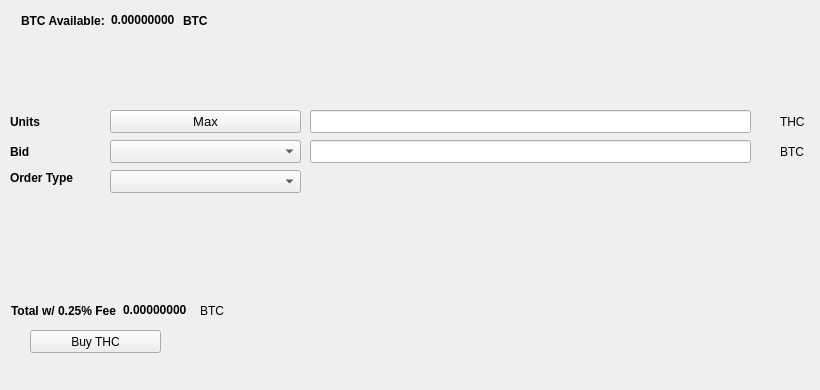
   <widget class="QWidget" name="BuyTab">
    <attribute name="title">
     <string>Buy</string>
    </attribute>
    <widget class="QPushButton" name="BuyTHC">
     <property name="geometry">
      <rect>
       <x>30</x>
       <y>330</y>
       <width>131</width>
       <height>23</height>
      </rect>
     </property>
     <property name="text">
      <string>Buy THC</string>
     </property>
     <property name="icon">
      <iconset resource="../hempcoin.qrc">
       <normaloff>:/icons/bitcoin</normaloff>:/icons/bitcoin</iconset>
     </property>
    </widget>
    <widget class="QLabel" name="label_3">
     <property name="geometry">
      <rect>
       <x>10</x>
       <y>110</y>
       <width>46</width>
       <height>23</height>
      </rect>
     </property>
     <property name="font">
      <font>
       <weight>75</weight>
       <bold>true</bold>
      </font>
     </property>
     <property name="text">
      <string>Units</string>
     </property>
    </widget>
    <widget class="QLineEdit" name="UnitsInput">
     <property name="geometry">
      <rect>
       <x>310</x>
       <y>110</y>
       <width>441</width>
       <height>23</height>
      </rect>
     </property>
     <property name="font">
      <font>
       <pointsize>9</pointsize>
       <weight>75</weight>
       <bold>true</bold>
      </font>
     </property>
    </widget>
    <widget class="QLineEdit" name="BuyBidPriceEdit">
     <property name="geometry">
      <rect>
       <x>310</x>
       <y>140</y>
       <width>441</width>
       <height>23</height>
      </rect>
     </property>
     <property name="font">
      <font>
       <pointsize>9</pointsize>
       <weight>75</weight>
       <bold>true</bold>
      </font>
     </property>
    </widget>
    <widget class="QLabel" name="label_4">
     <property name="geometry">
      <rect>
       <x>780</x>
       <y>110</y>
       <width>31</width>
       <height>23</height>
      </rect>
     </property>
     <property name="text">
      <string>THC</string>
     </property>
    </widget>
    <widget class="QLabel" name="label_5">
     <property name="geometry">
      <rect>
       <x>780</x>
       <y>140</y>
       <width>31</width>
       <height>23</height>
      </rect>
     </property>
     <property name="text">
      <string>BTC</string>
     </property>
    </widget>
    <widget class="QLabel" name="label_6">
     <property name="geometry">
      <rect>
       <x>10</x>
       <y>140</y>
       <width>46</width>
       <height>23</height>
      </rect>
     </property>
     <property name="font">
      <font>
       <weight>75</weight>
       <bold>true</bold>
      </font>
     </property>
     <property name="text">
      <string>Bid</string>
     </property>
    </widget>
    <widget class="QLabel" name="label_7">
     <property name="geometry">
      <rect>
       <x>10</x>
       <y>170</y>
       <width>91</width>
       <height>16</height>
      </rect>
     </property>
     <property name="font">
      <font>
       <weight>75</weight>
       <bold>true</bold>
      </font>
     </property>
     <property name="text">
      <string>Order Type</string>
     </property>
    </widget>
    <widget class="QPushButton" name="Buy_Max_Amount">
     <property name="geometry">
      <rect>
       <x>110</x>
       <y>110</y>
       <width>191</width>
       <height>23</height>
      </rect>
     </property>
     <property name="font">
      <font>
       <pointsize>10</pointsize>
      </font>
     </property>
     <property name="text">
      <string>Max</string>
     </property>
    </widget>
    <widget class="QComboBox" name="BuyBidcomboBox">
     <property name="geometry">
      <rect>
       <x>110</x>
       <y>140</y>
       <width>191</width>
       <height>23</height>
      </rect>
     </property>
     <property name="font">
      <font>
       <pointsize>10</pointsize>
      </font>
     </property>
    </widget>
    <widget class="QComboBox" name="buyOrdertypeCombo">
     <property name="geometry">
      <rect>
       <x>110</x>
       <y>170</y>
       <width>191</width>
       <height>23</height>
      </rect>
     </property>
     <property name="font">
      <font>
       <pointsize>10</pointsize>
      </font>
     </property>
    </widget>
    <widget class="QWidget" name="layoutWidget1">
     <property name="geometry">
      <rect>
       <x>21</x>
       <y>11</y>
       <width>227</width>
       <height>19</height>
      </rect>
     </property>
     <layout class="QHBoxLayout" name="horizontalLayout_3">
      <item>
       <widget class="QLabel" name="label232">
        <property name="font">
         <font>
          <weight>75</weight>
          <bold>true</bold>
         </font>
        </property>
        <property name="text">
         <string>BTC Available:</string>
        </property>
       </widget>
      </item>
      <item>
       <widget class="QLabel" name="BtcAvailableLbl">
        <property name="palette">
         <palette>
          <active>
           <colorrole role="WindowText">
            <brush brushstyle="SolidPattern">
             <color alpha="255">
              <red>0</red>
              <green>0</green>
              <blue>0</blue>
             </color>
            </brush>
           </colorrole>
           <colorrole role="Button">
            <brush brushstyle="SolidPattern">
             <color alpha="255">
              <red>0</red>
              <green>170</green>
              <blue>0</blue>
             </color>
            </brush>
           </colorrole>
           <colorrole role="Light">
            <brush brushstyle="SolidPattern">
             <color alpha="255">
              <red>0</red>
              <green>255</green>
              <blue>0</blue>
             </color>
            </brush>
           </colorrole>
           <colorrole role="Midlight">
            <brush brushstyle="SolidPattern">
             <color alpha="255">
              <red>0</red>
              <green>212</green>
              <blue>0</blue>
             </color>
            </brush>
           </colorrole>
           <colorrole role="Dark">
            <brush brushstyle="SolidPattern">
             <color alpha="255">
              <red>0</red>
              <green>85</green>
              <blue>0</blue>
             </color>
            </brush>
           </colorrole>
           <colorrole role="Mid">
            <brush brushstyle="SolidPattern">
             <color alpha="255">
              <red>0</red>
              <green>113</green>
              <blue>0</blue>
             </color>
            </brush>
           </colorrole>
           <colorrole role="Text">
            <brush brushstyle="SolidPattern">
             <color alpha="255">
              <red>0</red>
              <green>170</green>
              <blue>0</blue>
             </color>
            </brush>
           </colorrole>
           <colorrole role="BrightText">
            <brush brushstyle="SolidPattern">
             <color alpha="255">
              <red>255</red>
              <green>255</green>
              <blue>255</blue>
             </color>
            </brush>
           </colorrole>
           <colorrole role="ButtonText">
            <brush brushstyle="SolidPattern">
             <color alpha="255">
              <red>0</red>
              <green>0</green>
              <blue>0</blue>
             </color>
            </brush>
           </colorrole>
           <colorrole role="Base">
            <brush brushstyle="SolidPattern">
             <color alpha="255">
              <red>255</red>
              <green>255</green>
              <blue>255</blue>
             </color>
            </brush>
           </colorrole>
           <colorrole role="Window">
            <brush brushstyle="SolidPattern">
             <color alpha="255">
              <red>0</red>
              <green>170</green>
              <blue>0</blue>
             </color>
            </brush>
           </colorrole>
           <colorrole role="Shadow">
            <brush brushstyle="SolidPattern">
             <color alpha="255">
              <red>0</red>
              <green>0</green>
              <blue>0</blue>
             </color>
            </brush>
           </colorrole>
           <colorrole role="AlternateBase">
            <brush brushstyle="SolidPattern">
             <color alpha="255">
              <red>127</red>
              <green>212</green>
              <blue>127</blue>
             </color>
            </brush>
           </colorrole>
           <colorrole role="ToolTipBase">
            <brush brushstyle="SolidPattern">
             <color alpha="255">
              <red>255</red>
              <green>255</green>
              <blue>220</blue>
             </color>
            </brush>
           </colorrole>
           <colorrole role="ToolTipText">
            <brush brushstyle="SolidPattern">
             <color alpha="255">
              <red>0</red>
              <green>0</green>
              <blue>0</blue>
             </color>
            </brush>
           </colorrole>
          </active>
          <inactive>
           <colorrole role="WindowText">
            <brush brushstyle="SolidPattern">
             <color alpha="255">
              <red>0</red>
              <green>0</green>
              <blue>0</blue>
             </color>
            </brush>
           </colorrole>
           <colorrole role="Button">
            <brush brushstyle="SolidPattern">
             <color alpha="255">
              <red>0</red>
              <green>170</green>
              <blue>0</blue>
             </color>
            </brush>
           </colorrole>
           <colorrole role="Light">
            <brush brushstyle="SolidPattern">
             <color alpha="255">
              <red>0</red>
              <green>255</green>
              <blue>0</blue>
             </color>
            </brush>
           </colorrole>
           <colorrole role="Midlight">
            <brush brushstyle="SolidPattern">
             <color alpha="255">
              <red>0</red>
              <green>212</green>
              <blue>0</blue>
             </color>
            </brush>
           </colorrole>
           <colorrole role="Dark">
            <brush brushstyle="SolidPattern">
             <color alpha="255">
              <red>0</red>
              <green>85</green>
              <blue>0</blue>
             </color>
            </brush>
           </colorrole>
           <colorrole role="Mid">
            <brush brushstyle="SolidPattern">
             <color alpha="255">
              <red>0</red>
              <green>113</green>
              <blue>0</blue>
             </color>
            </brush>
           </colorrole>
           <colorrole role="Text">
            <brush brushstyle="SolidPattern">
             <color alpha="255">
              <red>0</red>
              <green>170</green>
              <blue>0</blue>
             </color>
            </brush>
           </colorrole>
           <colorrole role="BrightText">
            <brush brushstyle="SolidPattern">
             <color alpha="255">
              <red>255</red>
              <green>255</green>
              <blue>255</blue>
             </color>
            </brush>
           </colorrole>
           <colorrole role="ButtonText">
            <brush brushstyle="SolidPattern">
             <color alpha="255">
              <red>0</red>
              <green>0</green>
              <blue>0</blue>
             </color>
            </brush>
           </colorrole>
           <colorrole role="Base">
            <brush brushstyle="SolidPattern">
             <color alpha="255">
              <red>255</red>
              <green>255</green>
              <blue>255</blue>
             </color>
            </brush>
           </colorrole>
           <colorrole role="Window">
            <brush brushstyle="SolidPattern">
             <color alpha="255">
              <red>0</red>
              <green>170</green>
              <blue>0</blue>
             </color>
            </brush>
           </colorrole>
           <colorrole role="Shadow">
            <brush brushstyle="SolidPattern">
             <color alpha="255">
              <red>0</red>
              <green>0</green>
              <blue>0</blue>
             </color>
            </brush>
           </colorrole>
           <colorrole role="AlternateBase">
            <brush brushstyle="SolidPattern">
             <color alpha="255">
              <red>127</red>
              <green>212</green>
              <blue>127</blue>
             </color>
            </brush>
           </colorrole>
           <colorrole role="ToolTipBase">
            <brush brushstyle="SolidPattern">
             <color alpha="255">
              <red>255</red>
              <green>255</green>
              <blue>220</blue>
             </color>
            </brush>
           </colorrole>
           <colorrole role="ToolTipText">
            <brush brushstyle="SolidPattern">
             <color alpha="255">
              <red>0</red>
              <green>0</green>
              <blue>0</blue>
             </color>
            </brush>
           </colorrole>
          </inactive>
          <disabled>
           <colorrole role="WindowText">
            <brush brushstyle="SolidPattern">
             <color alpha="255">
              <red>0</red>
              <green>85</green>
              <blue>0</blue>
             </color>
            </brush>
           </colorrole>
           <colorrole role="Button">
            <brush brushstyle="SolidPattern">
             <color alpha="255">
              <red>0</red>
              <green>170</green>
              <blue>0</blue>
             </color>
            </brush>
           </colorrole>
           <colorrole role="Light">
            <brush brushstyle="SolidPattern">
             <color alpha="255">
              <red>0</red>
              <green>255</green>
              <blue>0</blue>
             </color>
            </brush>
           </colorrole>
           <colorrole role="Midlight">
            <brush brushstyle="SolidPattern">
             <color alpha="255">
              <red>0</red>
              <green>212</green>
              <blue>0</blue>
             </color>
            </brush>
           </colorrole>
           <colorrole role="Dark">
            <brush brushstyle="SolidPattern">
             <color alpha="255">
              <red>0</red>
              <green>85</green>
              <blue>0</blue>
             </color>
            </brush>
           </colorrole>
           <colorrole role="Mid">
            <brush brushstyle="SolidPattern">
             <color alpha="255">
              <red>0</red>
              <green>113</green>
              <blue>0</blue>
             </color>
            </brush>
           </colorrole>
           <colorrole role="Text">
            <brush brushstyle="SolidPattern">
             <color alpha="255">
              <red>0</red>
              <green>85</green>
              <blue>0</blue>
             </color>
            </brush>
           </colorrole>
           <colorrole role="BrightText">
            <brush brushstyle="SolidPattern">
             <color alpha="255">
              <red>255</red>
              <green>255</green>
              <blue>255</blue>
             </color>
            </brush>
           </colorrole>
           <colorrole role="ButtonText">
            <brush brushstyle="SolidPattern">
             <color alpha="255">
              <red>0</red>
              <green>85</green>
              <blue>0</blue>
             </color>
            </brush>
           </colorrole>
           <colorrole role="Base">
            <brush brushstyle="SolidPattern">
             <color alpha="255">
              <red>0</red>
              <green>170</green>
              <blue>0</blue>
             </color>
            </brush>
           </colorrole>
           <colorrole role="Window">
            <brush brushstyle="SolidPattern">
             <color alpha="255">
              <red>0</red>
              <green>170</green>
              <blue>0</blue>
             </color>
            </brush>
           </colorrole>
           <colorrole role="Shadow">
            <brush brushstyle="SolidPattern">
             <color alpha="255">
              <red>0</red>
              <green>0</green>
              <blue>0</blue>
             </color>
            </brush>
           </colorrole>
           <colorrole role="AlternateBase">
            <brush brushstyle="SolidPattern">
             <color alpha="255">
              <red>0</red>
              <green>170</green>
              <blue>0</blue>
             </color>
            </brush>
           </colorrole>
           <colorrole role="ToolTipBase">
            <brush brushstyle="SolidPattern">
             <color alpha="255">
              <red>255</red>
              <green>255</green>
              <blue>220</blue>
             </color>
            </brush>
           </colorrole>
           <colorrole role="ToolTipText">
            <brush brushstyle="SolidPattern">
             <color alpha="255">
              <red>0</red>
              <green>0</green>
              <blue>0</blue>
             </color>
            </brush>
           </colorrole>
          </disabled>
         </palette>
        </property>
        <property name="font">
         <font>
          <weight>75</weight>
          <bold>true</bold>
         </font>
        </property>
        <property name="text">
         <string>0.00000000</string>
        </property>
        <property name="textInteractionFlags">
         <set>Qt::LinksAccessibleByMouse|Qt::TextSelectableByKeyboard|Qt::TextSelectableByMouse</set>
        </property>
       </widget>
      </item>
      <item>
       <widget class="QLabel" name="BtcAvailableLbl_2">
        <property name="font">
         <font>
          <weight>75</weight>
          <bold>true</bold>
         </font>
        </property>
        <property name="text">
         <string>BTC</string>
        </property>
       </widget>
      </item>
     </layout>
    </widget>
    <widget class="QWidget" name="layoutWidge2">
     <property name="geometry">
      <rect>
       <x>11</x>
       <y>301</y>
       <width>259</width>
       <height>19</height>
      </rect>
     </property>
     <layout class="QHBoxLayout" name="horizontalLayout_4">
      <item>
       <widget class="QLabel" name="label_9">
        <property name="font">
         <font>
          <weight>75</weight>
          <bold>true</bold>
         </font>
        </property>
        <property name="text">
         <string>Total w/ 0.25% Fee</string>
        </property>
       </widget>
      </item>
      <item>
       <widget class="QLabel" name="BuyCostLabel">
        <property name="palette">
         <palette>
          <active>
           <colorrole role="WindowText">
            <brush brushstyle="SolidPattern">
             <color alpha="255">
              <red>0</red>
              <green>0</green>
              <blue>0</blue>
             </color>
            </brush>
           </colorrole>
           <colorrole role="Button">
            <brush brushstyle="SolidPattern">
             <color alpha="255">
              <red>0</red>
              <green>170</green>
              <blue>0</blue>
             </color>
            </brush>
           </colorrole>
           <colorrole role="Light">
            <brush brushstyle="SolidPattern">
             <color alpha="255">
              <red>0</red>
              <green>255</green>
              <blue>0</blue>
             </color>
            </brush>
           </colorrole>
           <colorrole role="Midlight">
            <brush brushstyle="SolidPattern">
             <color alpha="255">
              <red>0</red>
              <green>212</green>
              <blue>0</blue>
             </color>
            </brush>
           </colorrole>
           <colorrole role="Dark">
            <brush brushstyle="SolidPattern">
             <color alpha="255">
              <red>0</red>
              <green>85</green>
              <blue>0</blue>
             </color>
            </brush>
           </colorrole>
           <colorrole role="Mid">
            <brush brushstyle="SolidPattern">
             <color alpha="255">
              <red>0</red>
              <green>113</green>
              <blue>0</blue>
             </color>
            </brush>
           </colorrole>
           <colorrole role="Text">
            <brush brushstyle="SolidPattern">
             <color alpha="255">
              <red>0</red>
              <green>170</green>
              <blue>0</blue>
             </color>
            </brush>
           </colorrole>
           <colorrole role="BrightText">
            <brush brushstyle="SolidPattern">
             <color alpha="255">
              <red>255</red>
              <green>255</green>
              <blue>255</blue>
             </color>
            </brush>
           </colorrole>
           <colorrole role="ButtonText">
            <brush brushstyle="SolidPattern">
             <color alpha="255">
              <red>0</red>
              <green>0</green>
              <blue>0</blue>
             </color>
            </brush>
           </colorrole>
           <colorrole role="Base">
            <brush brushstyle="SolidPattern">
             <color alpha="255">
              <red>255</red>
              <green>255</green>
              <blue>255</blue>
             </color>
            </brush>
           </colorrole>
           <colorrole role="Window">
            <brush brushstyle="SolidPattern">
             <color alpha="255">
              <red>0</red>
              <green>170</green>
              <blue>0</blue>
             </color>
            </brush>
           </colorrole>
           <colorrole role="Shadow">
            <brush brushstyle="SolidPattern">
             <color alpha="255">
              <red>0</red>
              <green>0</green>
              <blue>0</blue>
             </color>
            </brush>
           </colorrole>
           <colorrole role="AlternateBase">
            <brush brushstyle="SolidPattern">
             <color alpha="255">
              <red>127</red>
              <green>212</green>
              <blue>127</blue>
             </color>
            </brush>
           </colorrole>
           <colorrole role="ToolTipBase">
            <brush brushstyle="SolidPattern">
             <color alpha="255">
              <red>255</red>
              <green>255</green>
              <blue>220</blue>
             </color>
            </brush>
           </colorrole>
           <colorrole role="ToolTipText">
            <brush brushstyle="SolidPattern">
             <color alpha="255">
              <red>0</red>
              <green>0</green>
              <blue>0</blue>
             </color>
            </brush>
           </colorrole>
          </active>
          <inactive>
           <colorrole role="WindowText">
            <brush brushstyle="SolidPattern">
             <color alpha="255">
              <red>0</red>
              <green>0</green>
              <blue>0</blue>
             </color>
            </brush>
           </colorrole>
           <colorrole role="Button">
            <brush brushstyle="SolidPattern">
             <color alpha="255">
              <red>0</red>
              <green>170</green>
              <blue>0</blue>
             </color>
            </brush>
           </colorrole>
           <colorrole role="Light">
            <brush brushstyle="SolidPattern">
             <color alpha="255">
              <red>0</red>
              <green>255</green>
              <blue>0</blue>
             </color>
            </brush>
           </colorrole>
           <colorrole role="Midlight">
            <brush brushstyle="SolidPattern">
             <color alpha="255">
              <red>0</red>
              <green>212</green>
              <blue>0</blue>
             </color>
            </brush>
           </colorrole>
           <colorrole role="Dark">
            <brush brushstyle="SolidPattern">
             <color alpha="255">
              <red>0</red>
              <green>85</green>
              <blue>0</blue>
             </color>
            </brush>
           </colorrole>
           <colorrole role="Mid">
            <brush brushstyle="SolidPattern">
             <color alpha="255">
              <red>0</red>
              <green>113</green>
              <blue>0</blue>
             </color>
            </brush>
           </colorrole>
           <colorrole role="Text">
            <brush brushstyle="SolidPattern">
             <color alpha="255">
              <red>0</red>
              <green>170</green>
              <blue>0</blue>
             </color>
            </brush>
           </colorrole>
           <colorrole role="BrightText">
            <brush brushstyle="SolidPattern">
             <color alpha="255">
              <red>255</red>
              <green>255</green>
              <blue>255</blue>
             </color>
            </brush>
           </colorrole>
           <colorrole role="ButtonText">
            <brush brushstyle="SolidPattern">
             <color alpha="255">
              <red>0</red>
              <green>0</green>
              <blue>0</blue>
             </color>
            </brush>
           </colorrole>
           <colorrole role="Base">
            <brush brushstyle="SolidPattern">
             <color alpha="255">
              <red>255</red>
              <green>255</green>
              <blue>255</blue>
             </color>
            </brush>
           </colorrole>
           <colorrole role="Window">
            <brush brushstyle="SolidPattern">
             <color alpha="255">
              <red>0</red>
              <green>170</green>
              <blue>0</blue>
             </color>
            </brush>
           </colorrole>
           <colorrole role="Shadow">
            <brush brushstyle="SolidPattern">
             <color alpha="255">
              <red>0</red>
              <green>0</green>
              <blue>0</blue>
             </color>
            </brush>
           </colorrole>
           <colorrole role="AlternateBase">
            <brush brushstyle="SolidPattern">
             <color alpha="255">
              <red>127</red>
              <green>212</green>
              <blue>127</blue>
             </color>
            </brush>
           </colorrole>
           <colorrole role="ToolTipBase">
            <brush brushstyle="SolidPattern">
             <color alpha="255">
              <red>255</red>
              <green>255</green>
              <blue>220</blue>
             </color>
            </brush>
           </colorrole>
           <colorrole role="ToolTipText">
            <brush brushstyle="SolidPattern">
             <color alpha="255">
              <red>0</red>
              <green>0</green>
              <blue>0</blue>
             </color>
            </brush>
           </colorrole>
          </inactive>
          <disabled>
           <colorrole role="WindowText">
            <brush brushstyle="SolidPattern">
             <color alpha="255">
              <red>0</red>
              <green>85</green>
              <blue>0</blue>
             </color>
            </brush>
           </colorrole>
           <colorrole role="Button">
            <brush brushstyle="SolidPattern">
             <color alpha="255">
              <red>0</red>
              <green>170</green>
              <blue>0</blue>
             </color>
            </brush>
           </colorrole>
           <colorrole role="Light">
            <brush brushstyle="SolidPattern">
             <color alpha="255">
              <red>0</red>
              <green>255</green>
              <blue>0</blue>
             </color>
            </brush>
           </colorrole>
           <colorrole role="Midlight">
            <brush brushstyle="SolidPattern">
             <color alpha="255">
              <red>0</red>
              <green>212</green>
              <blue>0</blue>
             </color>
            </brush>
           </colorrole>
           <colorrole role="Dark">
            <brush brushstyle="SolidPattern">
             <color alpha="255">
              <red>0</red>
              <green>85</green>
              <blue>0</blue>
             </color>
            </brush>
           </colorrole>
           <colorrole role="Mid">
            <brush brushstyle="SolidPattern">
             <color alpha="255">
              <red>0</red>
              <green>113</green>
              <blue>0</blue>
             </color>
            </brush>
           </colorrole>
           <colorrole role="Text">
            <brush brushstyle="SolidPattern">
             <color alpha="255">
              <red>0</red>
              <green>85</green>
              <blue>0</blue>
             </color>
            </brush>
           </colorrole>
           <colorrole role="BrightText">
            <brush brushstyle="SolidPattern">
             <color alpha="255">
              <red>255</red>
              <green>255</green>
              <blue>255</blue>
             </color>
            </brush>
           </colorrole>
           <colorrole role="ButtonText">
            <brush brushstyle="SolidPattern">
             <color alpha="255">
              <red>0</red>
              <green>85</green>
              <blue>0</blue>
             </color>
            </brush>
           </colorrole>
           <colorrole role="Base">
            <brush brushstyle="SolidPattern">
             <color alpha="255">
              <red>0</red>
              <green>170</green>
              <blue>0</blue>
             </color>
            </brush>
           </colorrole>
           <colorrole role="Window">
            <brush brushstyle="SolidPattern">
             <color alpha="255">
              <red>0</red>
              <green>170</green>
              <blue>0</blue>
             </color>
            </brush>
           </colorrole>
           <colorrole role="Shadow">
            <brush brushstyle="SolidPattern">
             <color alpha="255">
              <red>0</red>
              <green>0</green>
              <blue>0</blue>
             </color>
            </brush>
           </colorrole>
           <colorrole role="AlternateBase">
            <brush brushstyle="SolidPattern">
             <color alpha="255">
              <red>0</red>
              <green>170</green>
              <blue>0</blue>
             </color>
            </brush>
           </colorrole>
           <colorrole role="ToolTipBase">
            <brush brushstyle="SolidPattern">
             <color alpha="255">
              <red>255</red>
              <green>255</green>
              <blue>220</blue>
             </color>
            </brush>
           </colorrole>
           <colorrole role="ToolTipText">
            <brush brushstyle="SolidPattern">
             <color alpha="255">
              <red>0</red>
              <green>0</green>
              <blue>0</blue>
             </color>
            </brush>
           </colorrole>
          </disabled>
         </palette>
        </property>
        <property name="font">
         <font>
          <weight>75</weight>
          <bold>true</bold>
         </font>
        </property>
        <property name="autoFillBackground">
         <bool>false</bool>
        </property>
        <property name="text">
         <string>0.00000000</string>
        </property>
        <property name="textInteractionFlags">
         <set>Qt::LinksAccessibleByMouse|Qt::TextSelectableByMouse</set>
        </property>
       </widget>
      </item>
      <item>
       <widget class="QLabel" name="label_10">
        <property name="font">
         <font>
          <weight>50</weight>
          <bold>false</bold>
         </font>
        </property>
        <property name="text">
         <string>BTC</string>
        </property>
       </widget>
      </item>
     </layout>
    </widget>
    <widget class="QLabel" name="label_24">
     <property name="geometry">
      <rect>
       <x>460</x>
       <y>300</y>
       <width>281</width>
       <height>81</height>
      </rect>
     </property>
     <property name="text">
      <string/>
     </property>
     <property name="pixmap">
      <pixmap>:/images/bittrex</pixmap>
     </property>
    </widget>
   </widget>
